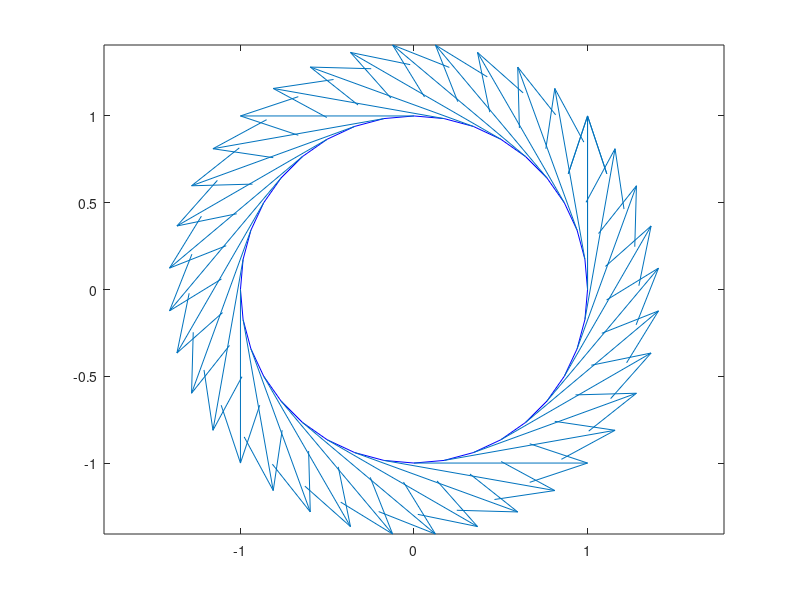
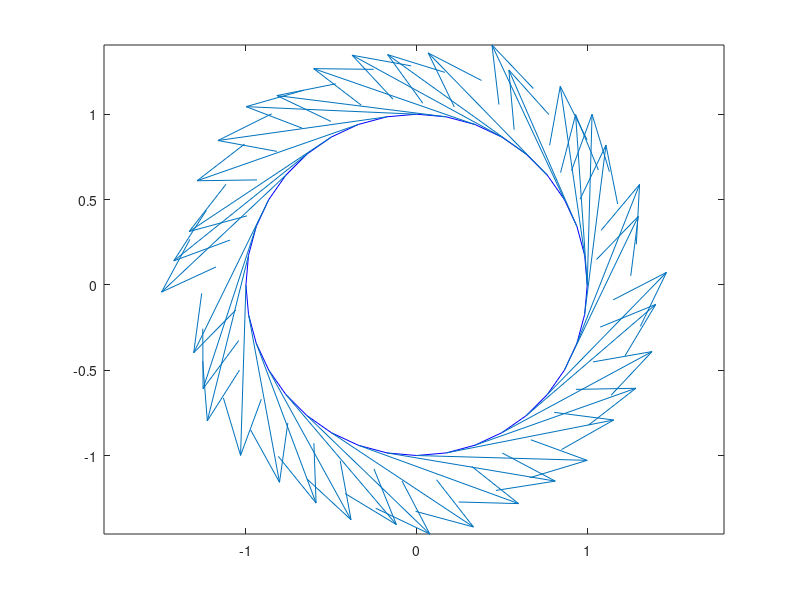
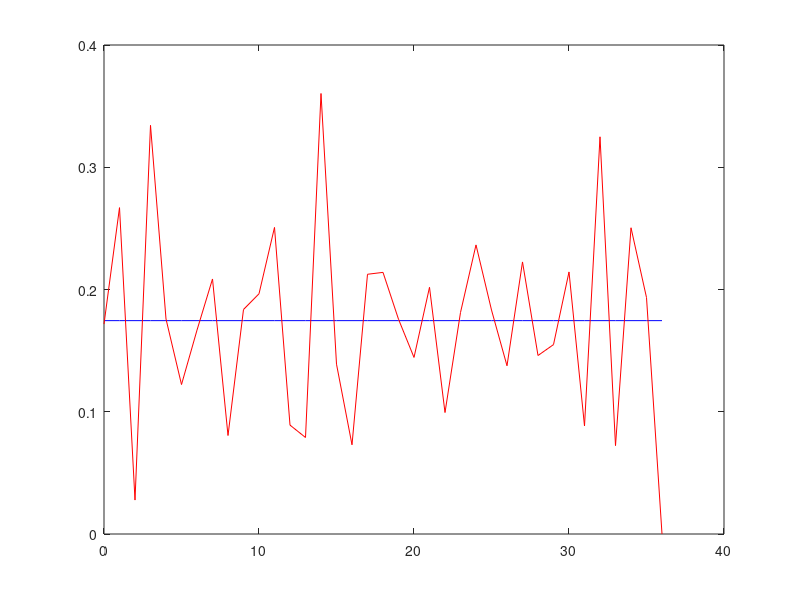
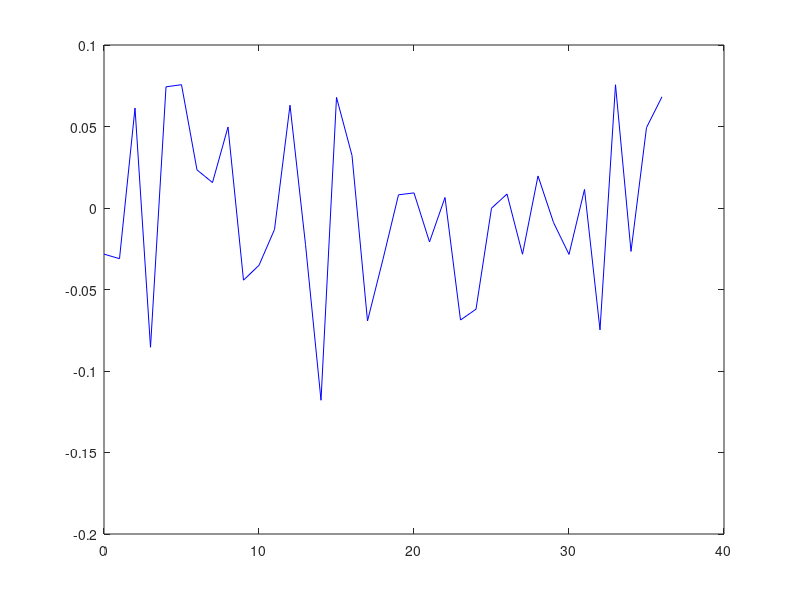

Recreate these plots in MATLAB, in order. (Note: this script raises an error after producing the figures.)
t = [0:36]';
w = pi/18
R = 1.0
n = length(t)


x = R * cos(w * t);
y = R * sin(w * t);
theta = w * t + pi/2;
theta_ref = theta;
w_ref = w * ones(length(t),1);

figure(1)
plot(x,y,'-b')
hold on
quiver(x,y,cos(theta),sin(theta),0)
hold off
axis equal


theta_measure = theta + randn(length(t),1)*pi/(4*18);
figure(2)
plot(x,y,'-b')
hold on
quiver(x,y,cos(theta_measure),sin(theta_measure),0)
hold off
axis equal


theta_est = theta_measure;
w_est = [diff(theta_measure);0];

figure(3);
plot(t,w_ref,'b',t,w_est,'r')

figure(4);
plot(t,theta_est - theta_ref,'b')

X = [theta_est;zeros(size(t))];
Z = theta_measure;

f=@(x)potential(x,Z);
% matlab only
% Xopt = lsqnonlin(f,X,[],[],OPTIONS);

Xopt = lm_basic(f,X,1e-4)


theta_opt=Xopt(1:n)
w_opt=Xopt(n+1:2*n)

figure(3);
plot(t,w_ref,'b',t,w_est,'r',t,w_opt,'g')

figure(4);
plot(t,theta_est - theta_ref,'b',t,theta_opt-theta_ref,'g')

figure(1)
plot(x,y,'-b')
hold on
quiver(x,y,cos(theta_opt),sin(theta_opt),0)
hold off
axis equal

